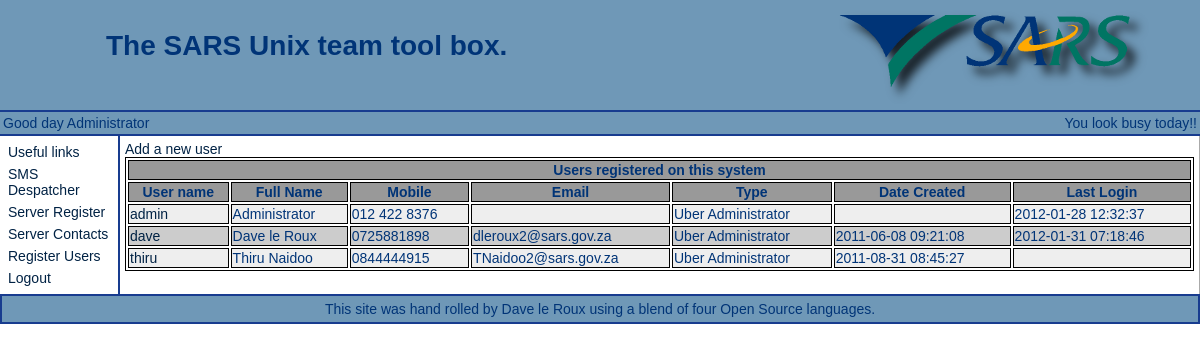
Screenshot of /index.php?option=users (signed in) with the database file from the repository.
### tables this page shows
CREATE TABLE `users` (
  `id` int(11) NOT NULL auto_increment,
  `UserName` varchar(40) default NULL,
  `FullName` varchar(60) default NULL,
  `MobilePhone` varchar(25) default NULL,
  `Email` varchar(30) default NULL,
  `Level` int(1) default '1',
  `DateCreated` datetime default NULL,
  `LastLogin` datetime default NULL,
  `Password` varchar(32) default NULL,
  PRIMARY KEY  (`id`),
  UNIQUE KEY `id` (`id`)
);

### functions.php (the view, shortened to what this page needs)
<?php
class layout
{
	function Header( $TitleString )
	{
		echo "<html>\n";
		echo "\t<head>\n";
		echo "\t\t<link href='styles/styles.css' rel='stylesheet' type='text/css'>\n";
		echo "\t</head>\n";
		echo "\t<body leftmargin='0' topmargin='0' marginwidth='0' marginheight='0'>\n";
		echo "\t\t<table width='100%' cellspacing='0' cellpadding='0'>\n";
		echo "\t\t\t<tr height='37' bgcolor='#6f98b7'>\n";
		echo "\t\t\t\t<td valign='bottom' colspan='3' nowrap>\n";
		echo "\t\t\t\t\t<table width='100%' cellspacing='0' cellpadding='0'>\n";
		echo "\t\t\t\t\t\t<tr>\n";
		echo "\t\t\t\t\t\t\t<td align='middle' valign='middle'>\n";
		echo "\t\t\t\t\t\t\t\t<h1><b>$TitleString</b></h1>\n";
		echo "\t\t\t\t\t\t\t</td>\n";
		echo "\t\t\t\t\t\t\t<td align='right'>\n";
		echo "\t\t\t\t\t\t\t\t<img src='images/SARS-WebBanner-2.png' align='absmiddle'>\n";
		echo "\t\t\t\t\t\t\t</td>\n";
		echo "\t\t\t\t\t\t</tr>\n";
		echo "\t\t\t\t\t</table>\n";
		echo "\t\t\t\t</td>\n";
		echo "\t\t\t</tr>\n";
		echo "\t\t\t<tr style='background-color: #183c8f; height: 2px;'>\n";
		echo "\t\t\t\t<td colspan=3 style='background: #183c8f;'>\n";
		echo "\t\t\t\t\t<img src='images/blank.png'>\n";
		echo "\t\t\t\t</td>\n";
		echo "\t\t\t</tr>\n";
		echo "\t\t\t<tr height='5' bgcolor='#6f98b7'>\n";
		echo "\t\t\t\t<td colspan='3'>\n";
		echo "\t\t\t\t\t<table width='100%'>\n";
		echo "\t\t\t\t\t\t<tr>\n";
		echo "\t\t\t\t\t\t\t<td>\n";
		echo "\t\t\t\t\t\t\t\tGood day ".$_SESSION['userfullname']."\n";
		echo "\t\t\t\t\t\t\t</td>\n";
		echo "\t\t\t\t\t\t\t<td align='right'>\n";
		echo "\t\t\t\t\t\t\t\tYou look busy today!!\n";
		echo "\t\t\t\t\t\t\t</td>\n";
		echo "\t\t\t\t\t\t</tr>\n";
		echo "\t\t\t\t\t</table>\n";
		echo "\t\t\t\t</td>\n";
		echo "\t\t\t</tr>\n";
		echo "\t\t\t<tr style='background-color: #183c8f; height: 2px;'>\n";
		echo "\t\t\t\t<td colspan=3 style='background: #183c8f;'>\n";
		echo "\t\t\t\t\t<img src='images/blank.png'>\n";
		echo "\t\t\t\t</td>\n";
		echo "\t\t\t</tr>\n";
		echo "\t\t\t<tr>\n";
		echo "\t\t\t\t<td valign='top' colspan='1' rowspan='2' width='10%' style='padding: 5px; border-right: #183c8f 2px solid;'>\n";
		echo "\t\t\t\t\t<table cellpadding='3' cellspacing='0' border='0' width='100%'>\n";
		echo "\t\t\t\t\t\t<tr>\n";
		echo "\t\t\t\t\t\t\t<td>\n";
		echo "\t\t\t\t\t\t\t\t<a href='index.php?option=links'>Useful links</a>\n";
		echo "\t\t\t\t\t\t\t</td>\n";
		echo "\t\t\t\t\t\t</tr>\n";
		echo "\t\t\t\t\t\t<tr>\n";
		echo "\t\t\t\t\t\t\t<td>\n";
		echo "\t\t\t\t\t\t\t\t<a href='index.php?option=sms'>SMS Despatcher</a>\n";
		echo "\t\t\t\t\t\t\t</td>\n";
		echo "\t\t\t\t\t\t</tr>\n";
		echo "\t\t\t\t\t\t<tr>\n";
		echo "\t\t\t\t\t\t\t<td>\n";
		echo "\t\t\t\t\t\t\t\t<a href='index.php?option=servers&sort=IPAddress'>Server Register</a>\n";
		echo "\t\t\t\t\t\t\t</td>\n";
		echo "\t\t\t\t\t\t</tr>\n";
		if ( $_SESSION['userlevel'] > 3 ) {
			echo "\t\t\t\t\t\t<tr>\n";
			echo "\t\t\t\t\t\t\t<td>\n";
			echo "\t\t\t\t\t\t\t\t<a href='index.php?option=contacts'>Server Contacts</a>\n";
			echo "\t\t\t\t\t\t\t</td>\n";
			echo "\t\t\t\t\t\t</tr>\n";
			echo "\t\t\t\t\t\t<tr>\n";
			echo "\t\t\t\t\t\t\t<td>\n";
			echo "\t\t\t\t\t\t\t\t<a href='index.php?option=users'>Register Users</a>\n";
			echo "\t\t\t\t\t\t\t</td>\n";
			echo "\t\t\t\t\t\t</tr>\n";
		}
		if ( $_SESSION['username'] == "Guest" ) {
			echo "\t\t\t\t\t\t<tr>\n";
			echo "\t\t\t\t\t\t\t<td>\n";
			echo "\t\t\t\t\t\t\t\t<a href='index.php?option=login'>Login</a>\n";
			echo "\t\t\t\t\t\t\t</td>\n";
			echo "\t\t\t\t\t\t</tr>\n";
		} else {
			echo "\t\t\t\t\t\t<tr>\n";
			echo "\t\t\t\t\t\t\t<td>\n";
			echo "\t\t\t\t\t\t\t\t<a href='index.php?option=logout'>Logout</a>\n";
			echo "\t\t\t\t\t\t\t</td>\n";
			echo "\t\t\t\t\t\t</tr>\n";
		}
		echo "\t\t\t\t\t</table>\n";
		echo "\t\t\t\t</td>\n";
		echo "\t\t\t</tr>\n";
		echo "\t\t\t<tr>\n";
		echo "\t\t\t\t<td width='100%' colspan='2' valign='top' style='padding: 5px; border-right: #aaaaaa 1px solid;'>\n";
	}
	function ShowUsers(){
 		$UserList = mysql_query( "select * from users ");
		echo "\t\t\t\t\t<p><a href='index.php?option=adduser'>Add a new user</a></p>\n";
		echo "\t\t\t\t\t<table class='user'>\n";
		echo "\t\t\t\t\t\t<tr class='user'>\n";
		echo "\t\t\t\t\t\t\t<th class='user' colspan=7>\n";
		echo "\t\t\t\t\t\t\t\tUsers registered on this system\n";
		echo "\t\t\t\t\t\t\t</th>\n";
		echo "\t\t\t\t\t\t</tr>\n";
		echo "\t\t\t\t\t\t<tr class='user'>\n";
		echo "\t\t\t\t\t\t\t<th class='user'>\n";
		echo "\t\t\t\t\t\t\t\tUser name\n";
		echo "\t\t\t\t\t\t\t</th>\n";
		echo "\t\t\t\t\t\t\t<th class='user'>\n";
		echo "\t\t\t\t\t\t\t\tFull Name\n";
		echo "\t\t\t\t\t\t\t</th>\n";
		echo "\t\t\t\t\t\t\t<th class='user'>\n";
		echo "\t\t\t\t\t\t\t\tMobile\n";
		echo "\t\t\t\t\t\t\t</th>\n";
		echo "\t\t\t\t\t\t\t<th class='user'>\n";
		echo "\t\t\t\t\t\t\t\tEmail\n";
		echo "\t\t\t\t\t\t\t</th>\n";
		echo "\t\t\t\t\t\t\t<th class='user'>\n";
		echo "\t\t\t\t\t\t\t\tType\n";
		echo "\t\t\t\t\t\t\t</th>\n";
		echo "\t\t\t\t\t\t\t<th class='user'>\n";
		echo "\t\t\t\t\t\t\t\tDate Created\n";
		echo "\t\t\t\t\t\t\t</th>\n";
		echo "\t\t\t\t\t\t\t<th class='user'>\n";
		echo "\t\t\t\t\t\t\t\tLast Login\n";
		echo "\t\t\t\t\t\t\t</th>\n";
		echo "\t\t\t\t\t\t</tr>\n";
		$FlipFlop = false;
		$i = 0;
		while ( $i < mysql_num_rows( $UserList ) ) {
			if ( $FlipFlop ) {
				echo "\t\t\t\t\t\t<tr bgcolor=#cccccc>\n";
			} else {
				echo "\t\t\t\t\t\t<tr bgcolor=#eeeeee>\n";
			}
			echo "\t\t\t\t\t\t\t<td class='user'>\n\t\t\t\t\t\t\t\t<a href='index.php?option=useredit&user=" . mysql_result( $UserList, $i, "id" ) . "'>" . mysql_result( $UserList, $i, "UserName" ) . "</a>\n\t\t\t\t\t\t\t</td>\n";
			echo "\t\t\t\t\t\t\t<td class='user'>\n\t\t\t\t\t\t\t\t" . mysql_result( $UserList, $i, "FullName" ) . "\n\t\t\t\t\t\t\t</td>\n";
			echo "\t\t\t\t\t\t\t<td class='user'>\n\t\t\t\t\t\t\t\t" . mysql_result( $UserList, $i, "MobilePhone" ) . "\n\t\t\t\t\t\t\t</td>\n";
			echo "\t\t\t\t\t\t\t<td class='user'>\n\t\t\t\t\t\t\t\t" . mysql_result( $UserList, $i, "Email" ) . "\n\t\t\t\t\t\t\t</td>\n";
			echo "\t\t\t\t\t\t\t<td class='user'>\n";
			if ( mysql_result( $UserList, $i, "Level" ) == 2 ) {
				echo "\t\t\t\t\t\t\t\tGood Buddy\n";
			} else if ( mysql_result( $UserList, $i, "Level" ) == 3 ) {
				echo "\t\t\t\t\t\t\t\tTeam member\n";
			} else {
				echo "\t\t\t\t\t\t\t\tUber Administrator\n";
			}
			echo "\t\t\t\t\t\t\t</td>\n";
			echo "\t\t\t\t\t\t\t<td class='user'>\n\t\t\t\t\t\t\t\t" . mysql_result( $UserList, $i, "DateCreated" ) . "\n\t\t\t\t\t\t\t</td>\n";
			echo "\t\t\t\t\t\t\t<td class='user'>\n\t\t\t\t\t\t\t\t" . mysql_result( $UserList, $i, "LastLogin" ) . "\n\t\t\t\t\t\t\t</td>\n";
			$FlipFlop = !$FlipFlop;
			$i++;
			echo "\t\t\t\t\t\t</tr>\n";
		}
		echo "\t\t\t\t\t</table>\n";
	}
}
?>

### styles/styles.css (style rules this page uses)
table.user { width: 100%; border-width: 1px; border-spacing: 2px; border-style: solid; border-color: #000000; }
td.user { border-width: 1px; border-spacing: 2px; border-style: solid; border-color: #000000; }
tr.user { border-width: 1px; border-spacing: 2px; border-style: solid; border-color: #000000; }
th.user { border-width: 1px; border-spacing: 2px; border-style: solid; border-color: #000000; background-color: #999999; }
body, table, tr, td, p, li, ul { margin: 0px 0px 0px 0px; font-family: "Trebuchet MS",Trebuchet,Arial,Helvetica,sans-serif; color: #003477; font-size: 14px; background-repeat: repeat-y; }
a, a:visited { text-decoration: none; color: #002244; }

### rows the page displays
users: UserName "admin", FullName "Administrator", MobilePhone "012 422 8376", Level "Uber Administrator", LastLogin "2012-01-28 12:32:37"
users: UserName "dave", FullName "Dave le Roux", MobilePhone "0725881898", Email "dleroux2@sars.gov.za", Level "Uber Administrator", DateCreated "2011-06-08 09:21:08", LastLogin "2012-01-31 07:18:46"
users: UserName "thiru", FullName "Thiru Naidoo", MobilePhone "0844444915", Email "TNaidoo2@sars.gov.za", Level "Uber Administrator", DateCreated "2011-08-31 08:45:27"

### other values shown
$TitleString "The SARS Unix team tool box."
$_SESSION['userfullname'] "Administrator"
